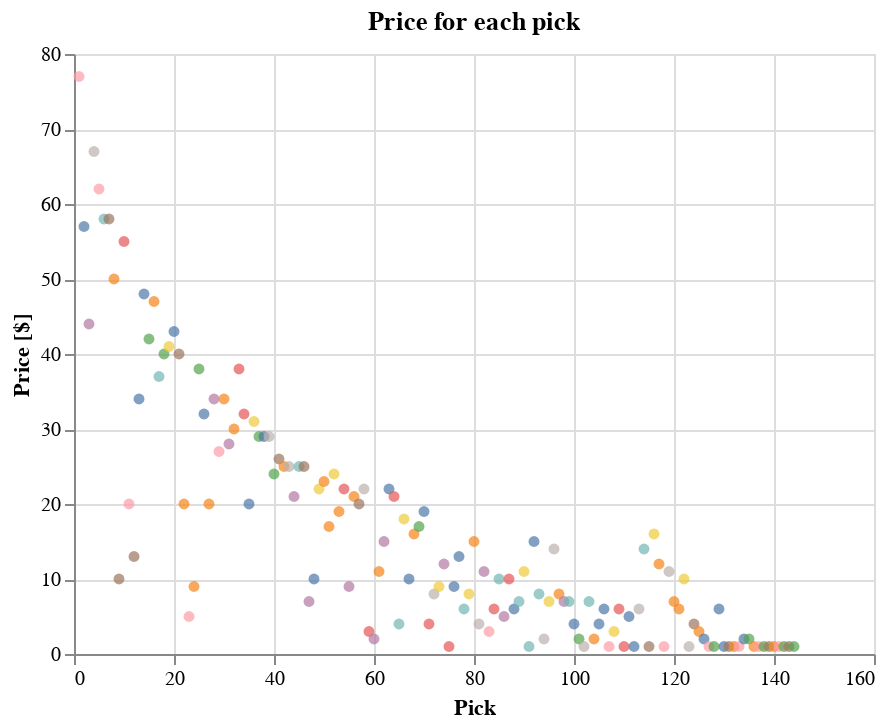

Source (notebook cell):
### Markdown cell above
In this years competition we had 12 teams and we had 12 roster spots to file, there for we made 144 picks.

### Code cell
#hide_input
alt.Chart(draft_df, title='Price for each pick').mark_circle().encode(
    x= alt.X("pick", title="Pick"),
    y= alt.Y("price", title="Price [$]"),
    color=alt.Color('team', legend=None),
    tooltip=["round","pick", "price", "player", "team"]
)

### Figure 1 — Vega-Lite specification as saved in the notebook (floating-point values rounded to 4 significant figures; data arrays with more than 128 entries replaced by an {"elided": "..."} marker saying what was removed)
{"config": {"view": {"continuousWidth": 400, "continuousHeight": 300}}, "data": {"name": "data-2cfd55473c9177ba8693c41c5994d9a2"}, "mark": "circle", "encoding": {"color": {"field": "team", "legend": null, "type": "nominal"}, "tooltip": [{"field": "round", "type": "quantitative"}, {"field": "pick", "type": "quantitative"}, {"field": "price", "type": "quantitative"}, {"field": "player", "type": "nominal"}, {"field": "team", "type": "nominal"}], "x": {"field": "pick", "title": "Pick", "type": "quantitative"}, "y": {"field": "price", "title": "Price [$]", "type": "quantitative"}}, "title": "Price for each pick", "$schema": "https://vega.github.io/schema/vega-lite/v4.17.0.json", "datasets": {"data-2cfd55473c9177ba8693c41c5994d9a2": {"elided": "144 records"}}}
